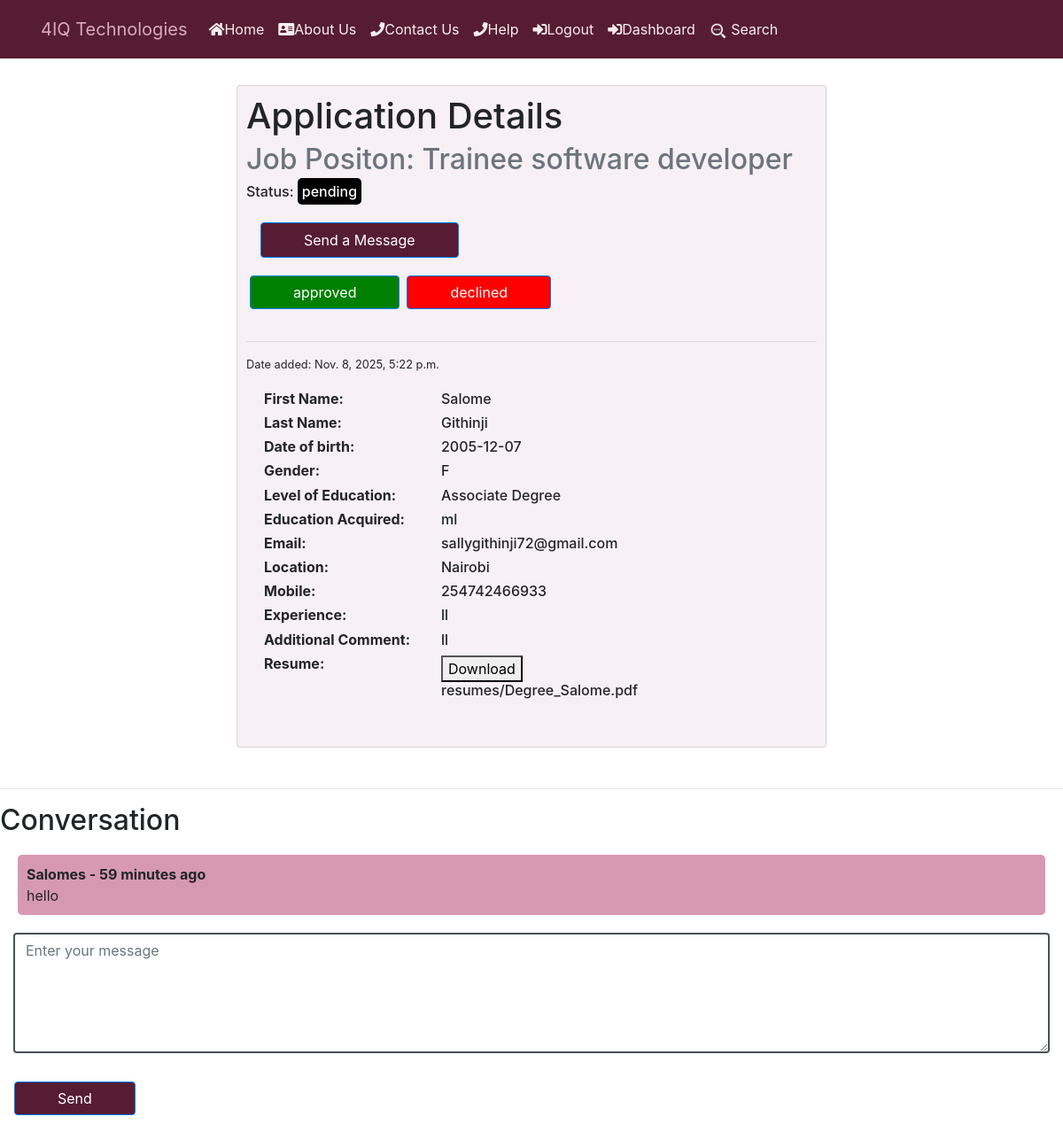
The app's page /users/view_application/58/ (signed in) with its own data.
### job/models.py (models this page shows, shortened)
class Application(models.Model):
    APPROVED = 'approved'
    PENDING = 'pending'
    DECLINED = 'declined'
    CHOICES_STATUS = (
        (APPROVED,'Approved'),
        (PENDING,'Pending' ),
        (DECLINED,'Declined' )
    )
    HIGH_SCHOOL = 'High School'
    ASSOCIATE_DEGREE = 'Associate Degree'
    BACHELOR_DEGREE = 'Bachelor Degree'
    MASTER_DEGREE = 'Master Degree'
    DOCTORATE = 'Doctorate'
    PROFESSIONAL_DEGREE = 'Professional Degree'
    CERTIFICATE = 'Certificate'
    DIPLOMA = 'Diploma'
    EDUCATION_CHOICES = ((HIGH_SCHOOL, 'High School'),
        (ASSOCIATE_DEGREE, 'Associate Degree'),
        (BACHELOR_DEGREE, "Bachelor's Degree"),
        (MASTER_DEGREE, "Master's Degree"),
        (DOCTORATE, 'Doctoral Degree'),
        (PROFESSIONAL_DEGREE, 'Professional Degree'),
        (CERTIFICATE, 'Certificate'),
        (DIPLOMA, 'Diploma')
    )
    job = models.ForeignKey(Job,
                            related_name='applications',
                             on_delete=models.CASCADE)
    first_name = models.CharField(max_length=200, null=True, blank=True)
    last_name = models.CharField(max_length=200, null=True, blank=True)
    date_of_birth = models.CharField(max_length=20, blank=True, null=True)
    gender = models.CharField(max_length=1,
                              choices=GENDER,
                              blank=False,
                              null=True)
    email = models.EmailField(max_length=70, blank=True, unique=True)
    location = models.CharField(
        max_length=104,
        null=True
    )
    mobile = models.IntegerField(null=True, blank=True)
    education   = models.CharField( max_length=2553, null=True, blank=True)
    level_education = models.CharField(max_length=30, choices=EDUCATION_CHOICES)
    content = models.TextField()
    experience = models.TextField()
    resume  = models.FileField( upload_to="resumes/", null=True, blank=True)
    created_at = models.DateTimeField(auto_now_add=True,null=False)
    status = models.CharField(max_length=20,choices=CHOICES_STATUS,default='pending')
    created_by = models.ForeignKey(User,
                                   related_name="applications",
                                   on_delete=models.CASCADE)
    class Meta:
        ordering = ['-created_at']

class Job(models.Model):
    COMPUTER_SUPPORT_SPECIALIST = 'Computer Support Specialist'
    HARDWARE_ENGINEER = 'Hardware Engineer'
    COMPUTER_SYSTEM_ANALYST = 'Computer System Analyst'
    SOFTWARE_DEVELOPER = 'Software Developer'
    PROGRAMMER = 'Programmer'
    WEB_DEVELOPER = 'Web Developer'
    NETWORK_ENGINEER = 'Network Engineer'
    SOFTWARE_TESTER = 'Software Tester'
    FRONTEND_DEVELOPER = "Frontend Developer"
    BACKEND_DEVELOPER = "Backend Developer"
    CHOICES_SIZE =   ( (COMPUTER_SUPPORT_SPECIALIST ,'COMPUTER_SUPPORT_SPECIALIST'),
    ( HARDWARE_ENGINEER ,'HARDWARE_ENGINEER'),
    ( COMPUTER_SYSTEM_ANALYST, 'COMPUTER_SYSTEM_ANALYST' ),
    ( SOFTWARE_DEVELOPER, 'SOFTWARE_DEVELOPER'),
    ( PROGRAMMER , 'PROGRAMMER'),
    ( WEB_DEVELOPER,'WEB_DEVELOPER'),
    ( NETWORK_ENGINEER,'NETWORK_ENGINEER'),
    ( SOFTWARE_TESTER,'SOFTWARE_TESTER'),
    (FRONTEND_DEVELOPER,"FRONTEND_DEVELOPER"),
    (BACKEND_DEVELOPER,"BACKEND_DEVELOPER")
    )
    ACTIVE = 'active'
    EMPLOYED = 'employed'
    ARCHIVED = 'archived'
    CHOICES_STATUS = (
        (EMPLOYED,'Employed'),
        (ACTIVE,'Active' ),
        (ARCHIVED,'Archived' )
     )
    title = models.CharField(max_length=200)
    created_at = models.DateTimeField(auto_now_add=True)
    skillset_required = models.TextField(null=True)
    about_job= models.TextField(blank=True, null=True)
    image = models.ImageField(upload_to="covers/",null=True,blank=True)
    experience = models.CharField(max_length=100,null=True)
    salary = models.CharField(max_length=50,null=True)
    deadline = models.CharField(max_length=50,null=True)
    department_name = models.CharField( max_length=30,choices=CHOICES_SIZE)
    created_by = models.ForeignKey(User,
                                   related_name="jobs",
                                   on_delete=models.CASCADE)
    status = models.CharField(max_length=20,choices=CHOICES_STATUS,default='active')
    class Meta:
        ordering = ['-created_at']

### users/models.py (models this page shows)
class ConversationMessage(models.Model):
    application = models.ForeignKey(Application, related_name="conversationmessages",on_delete=models.CASCADE)
    content = models.TextField(null=True)
    created_by = models.ForeignKey(User, related_name="conversationmessages",on_delete=models.CASCADE)
    created_at = models.DateTimeField(auto_now_add=True)
    class Meta:
        ordering = ['-created_at']

### users/views.py (the view, shortened to what this page needs)
# urls.py: path("view_application/<int:application_id>/", views.view_application , name="view_application"),
@login_required
def view_application(request, application_id):
   if request.user.userprofile.is_employer:
      application = get_object_or_404(Application  , pk=application_id, job__created_by=request.user)
   else:
      application = get_object_or_404(Application  , pk=application_id, created_by=request.user)
   return render ( request,'view_application.html' ,{'application': application, 'userprofile': request.user.userprofile})

### notification/context_processors.py (called while the page is built)
def notifications(request):
    if request.user.is_authenticated:
        return {
            'notificactions': request.user.notifications.filter(is_read=False)
        }
    else:
        return {'notifications': []}

### users/templates/view_application.html (shortened to what this page needs)
{% include 'header.html' %} {% block content %}
<div
  class="container"
  style="
    display: flex;
    flex-direction: column;
    justify-content: space-between;
    align-items: center; ;
  "
>
  <div
    style="margin: 30px; padding: 10px; background-color: #f7f0f5; width: 60%"
    class="card"
  >
    <div style="display: flex; flex-direction:column; justify-content: space-between;    flex-direction: column;
    ">
      <div>
        <h1 class="card-title">Application Details</h1>
        <h2 class="card-subtitle mb-2 text-muted">
          Job Positon: {{ application.job.title }}
        </h2>
        {% if userprofile.is_employer %}
        {%if application.status == 'pending'%}
        <h6>Status: <span style="color: white; border-radius: 5px; padding: 5px; background-color: black">{{application.status}}</span> </h6>
        {%elif application.status == 'approved'%}
        <h6>Status: <span style="color: green; border-radius: 5px; padding: 5px; background-color: black">{{application.status}}</span> </h6>
        <p style="color: green;">Send a message to inform the jobseeker</p>
        {%elif application.status == 'declined'%}
        <h6>Status: <span style="color: red; border-radius: 5px; padding: 5px; background-color: black">{{application.status}}</span> </h6>
        <p style="color: rgb(128, 64, 0);">Send a message to inform the jobseeker</p>
        {%endif%}
        {%endif%}
      </div>
      <div>
        <input
          type="submit"
          value="Send a Message"
          class="m-3 px-5 btn btn-primary"
          style="background-color: #561c32; height: 40px; position: static ; padding-left: 0%;"
          id="scroll-down-button"
        />
        {% if userprofile.is_employer %}
       <div style="display: flex; ">
         <form method="POST" action="{% url 'job:approve_job_application' application.id %}">
           <div><a href="{% url 'job:approve_job_application' application.id   %}">
            <input
            type="submit"
            value="approved"
            name="status"
            class="m-1 px-5 btn btn-primary"
            style="background-color: green"
            />
          </div>
        </form>
          <form method="POST" action="{% url 'job:decline_job_application' application.id %}">
            <div><a href="{% url 'job:decline_job_application' application.id %}">
              <input
              type="submit"
              value="declined"
              name="status"
              class="m-1 px-5 btn btn-primary"
              style="background-color: red"
              /> <a href=""></a>
            </div>
          </form>
        </div>
        {% endif %}
      </div>
    </div>
    <hr />
    <small> Date added: {{application.created_at}}</small>
    <div class="card-body">
      <div style="display: flex">
        <h6 style="min-width: 200px; font-weight: bold">First Name:</h6>
        <h6>{{application.first_name}}</h6>
      </div>
      <div style="display: flex">
        <h6 style="min-width: 200px; font-weight: bold">Last Name:</h6>
        <h6>{{application.last_name}}</h6>
      </div>
      <div style="display: flex">
        <h6 style="min-width: 200px; font-weight: bold">Date of birth:</h6>
        <h6>{{application.date_of_birth}}</h6>
      </div>
      <div style="display: flex">
        <h6 style="min-width: 200px; font-weight: bold">Gender:</h6>
        <h6>{{application.gender}}</h6>
      </div>
      <div style="display: flex">
        <h6 style="min-width: 200px; font-weight: bold">Level of Education:</h6>
        <h6>{{application.level_education}}</h6>
      </div>
      <div style="display: flex">
        <h6 style="min-width: 200px; font-weight: bold">Education Acquired:</h6>
        <h6>{{application.education}}</h6>
      </div>
      <div style="display: flex">
        <h6 style="min-width: 200px; font-weight: bold">Email:</h6>
        <h6>{{application.email}}</h6>
      </div>
      <div style="display: flex">
        <h6 style="min-width: 200px; font-weight: bold">Location:</h6>
        <h6>{{application.location}}</h6>
      </div>
      <div style="display: flex">
        <h6 style="min-width: 200px; font-weight: bold">Mobile:</h6>
        <h6>{{application.mobile}}</h6>
      </div>
      <div style="display: flex">
        <h6 style="min-width: 200px; font-weight: bold">Experience:</h6>
        <h6>{{application.experience}}</h6>
      </div>
      <div style="display: flex">
        <h6 style="width: 200px; word-wrap: normal; font-weight: bold">
          Additional Comment:
        </h6>
        <h6>{{application.content}}</h6>
      </div>
      <div style="display: flex">
        <h6 style="width: 200px; word-wrap: normal; font-weight: bold">Resume:</h6>
        <div>
          <a href="{{ application.resume.url }}" download>
            <button type="button">Download</button>
          </a>
          <h6>{{ application.resume }}</h6>
        </div>
      </div>
    </div>
  </div>
</div>
<hr />
<div >
  <h2 class="subtitle">Conversation</h2>
  {% for message in application.conversationmessages.all %}
  <div
    class="notification"
    style="
      display: flex;
      flex-direction: column;
      background-color: #d799b1;
      margin: 20px;
      border-radius: 5px;
      padding: 10px;
    "
  >
    <b
      >{{ message.created_by.username }} - {{ message.created_at|timesince }}
      ago</b
    >
    {{ message.content }}
    <br />
  </div>
  {% empty %}
  <p>No messages yet...</p>
  {% endfor %}
  <form method="post" >
    <div class="field">
      <div class="col-sm-12">
        <div class="form-group">
          <textarea
            style="border: 2px solid"
            placeholder="Enter your message"
            type="textarea"
            name="content"
            class="form-control"
            id="id_content"
            rows="5"
          ></textarea>
        </div>
      </div>
    </div>
    <input
      type="submit"
      value="Send"
      class="m-3 px-5 btn btn-primary"
      style="background-color: #561c32"
    />
  </form>
  {% endblock %}
</div>

### records on screen
Application: job "Trainee software developer", status "pending", created_at "Nov. 8, 2025, 5:22 p.m.", first_name "Salome", last_name "Githinji", date_of_birth "2005-12-07", gender "F", level_education "Associate Degree", education "ml", email "sallygithinji72@gmail.com", location "Nairobi", mobile "254742466933", experience "ll", content "ll", resume "resumes/Degree_Salome.pdf"
ConversationMessage: created_by.username "Salomes", created_at "59 minutes", content "hello"
